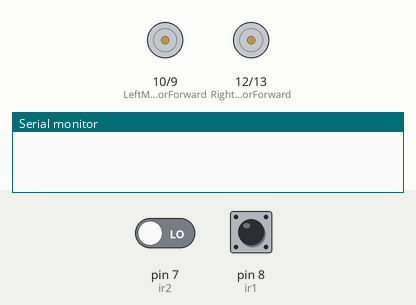
Recording of a sketch running on a simulated Arduino Uno, built with avr-gcc and run on an emulated ATmega328P. Shown: motor-driver pin pairs drawn as motors (green arrow = first pin HIGH = forward, orange = second pin HIGH = backward, longer = more drive), the last lines printed to the serial monitor. The inputs (shaded band) are chosen by the test bench; at power-on: pin 7 (ir2) LOW, pin 8 (ir1) LOW.

Above: at 1.2 s.
1.3 s: pin 7 (ir2) driven HIGH
At 2.35 s:
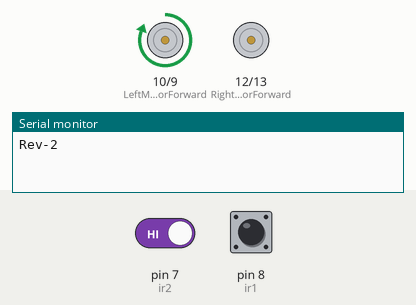
4.3 s: pin 8 (ir1) driven HIGH
7.3 s: pin 8 (ir1) driven LOW
10.3 s: pin 7 (ir2) driven LOW
At 12.3 s:
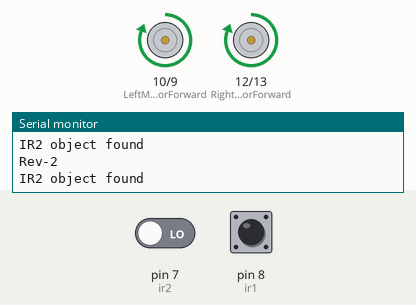
12.7 s: pin 8 (ir1) pulsed HIGH 2 times (0.12 s each, 0.3 s apart)
At 14.2 s:
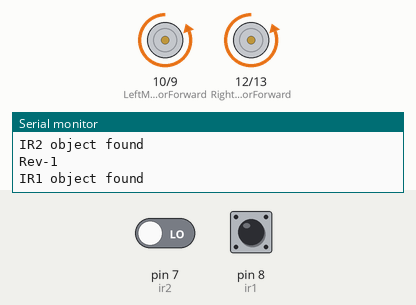
Timing chart, 0 to 15.7 s (numbered marks = the images above; inputs shaded):
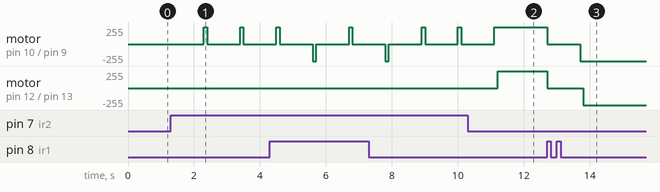

Measured:
- after the input at 1.3 s, motor on pin 10 (LeftMotorForward) / pin 9 (LeftMotorReverse): alternates forward 255/255 for 0.10 s and stopped for 1.0 s, starting after 1.0 s
- after the input at 10.3 s, motor on pin 10 (LeftMotorForward) / pin 9 (LeftMotorReverse): goes on until 11.1 s, then stays forward 255/255; motor on pin 12 (RightMotorForward) / pin 13 (RightMotorReverse): stopped → forward 255/255 after 0.90 s
- after the input at 12.7 s, motor on pin 10 (LeftMotorForward) / pin 9 (LeftMotorReverse): forward 255/255 → stopped at once, → backward 255/255 1.0 s later; motor on pin 12 (RightMotorForward) / pin 13 (RightMotorReverse): forward 255/255 → stopped at once, → backward 255/255 1.1 s later

The sketch:

version-1.ino
```cpp
int LeftMotorForward = 10; // Pin 10 has Left Motor connected on Arduino boards.
int LeftMotorReverse = 9; // Pin 9 has Left Motor connected on Arduino boards.

int RightMotorForward = 12; // Pin 12 has Right Motor connected on Arduino boards.
int RightMotorReverse = 13; // Pin 13 has Right Motor connected on Arduino boards.
int ir1 =8;
int ir2 =7;
//-----------------------------------------------------------------------------
void setup()
{
  Serial.begin(9600);
  pinMode(LeftMotorForward, OUTPUT);  // initialize the  pin as an output.
  pinMode(RightMotorForward, OUTPUT);  // initialize the  pin as an output.
  pinMode(LeftMotorReverse, OUTPUT);  // initialize the  pin as an output.
  pinMode(RightMotorReverse, OUTPUT);  // initialize the  pin as an output.
  pinMode(ir1, INPUT);  // initialize the  pin as an output.
  pinMode(ir2, INPUT);  // initialize the  pin as an output.
}
//-----------------------------------------------------------------------------

// The following Loop is to make the Robot go staright
void loop()
{

//Driveforward();
   if(digitalRead( ir1) == HIGH)
  {
  Allstop();

  digitalWrite(RightMotorReverse, LOW);
 digitalWrite(LeftMotorReverse, HIGH);
 Serial.println("Rev-1");
 delay (100);
  digitalWrite(LeftMotorReverse, LOW);

  Reverse();
  Serial.println("IR1 object found");
 }
 if(digitalRead( ir2) == HIGH)
  {
     Allstop();

     digitalWrite(RightMotorForward, LOW);
 digitalWrite(LeftMotorForward, HIGH);
 Serial.println("Rev-2");
 delay (100);
  digitalWrite(LeftMotorForward, LOW);

  Driveforward();
  Serial.println("IR2 object found");
 }
}

void Driveforward()
{
   digitalWrite(RightMotorForward, HIGH);   // turn the Right Motor ON
   digitalWrite(LeftMotorForward, HIGH);   // turn the Left Motor ON
   //delay(10000);               // wait for  10 seconds

   //digitalWrite(RightMotorForward,LOW);   // turn the Right Motor OFF
   //digitalWrite(LeftMotorForward, LOW);   // turn the Left Motor OFF
   //delay(10000);   // wait for  10 seconds
}

 void Rightturn()
  {
   digitalWrite(RightMotorForward, LOW);   // turn the Right Motor OFF
   digitalWrite(LeftMotorForward, HIGH);   // turn the Left Motor ON
   //delay(10);               // wait for  10 seconds

  // digitalWrite(RightMotorForward,LOW);   // turn the Right Motor OFF
   //digitalWrite(LeftMotorForward, LOW);   // turn the Left Motor OFF
   //delay(10000);               // wait for 10 seconds
   }

   void Leftturn()
   {

   digitalWrite(RightMotorForward, HIGH);   // turn the Right Motor ON
   digitalWrite(LeftMotorForward, LOW);   // turn the Left Motor OFF
   //delay(10);               // wait for  10 seconds

   //digitalWrite(RightMotorForward,LOW);   // turn the Right Motor OFF
   //digitalWrite(LeftMotorForward, LOW);   // turn the Left Motor OFF
   //delay(10000);   // wait for  10 seconds
   }

    void Reverse()
    {

   digitalWrite(RightMotorReverse, HIGH);   // turn the Right Motor ON
   digitalWrite(LeftMotorReverse, HIGH);   // turn the Left Motor ON
   //delay(10000);               // wait for a 10 seconds

   //digitalWrite(RightMotorReverse, LOW);   // turn the Right Motor ON
   //digitalWrite(LeftMotorReverse, LOW);   // turn the Left Motor ON
  // delay(10000);               // wait for a 10 seconds
    }
    void Allstop()
  {
   digitalWrite(RightMotorReverse, LOW);   // turn the Right Motor ON
   digitalWrite(LeftMotorReverse, LOW);   // turn the Left Motor ON
   //delay(100);               // wait for  10 seconds

   digitalWrite(RightMotorForward,LOW);   // turn the Right Motor OFF
   digitalWrite(LeftMotorForward, LOW);   // turn the Left Motor OFF
   delay(1000);    // wait for  10 seconds
  }
```
